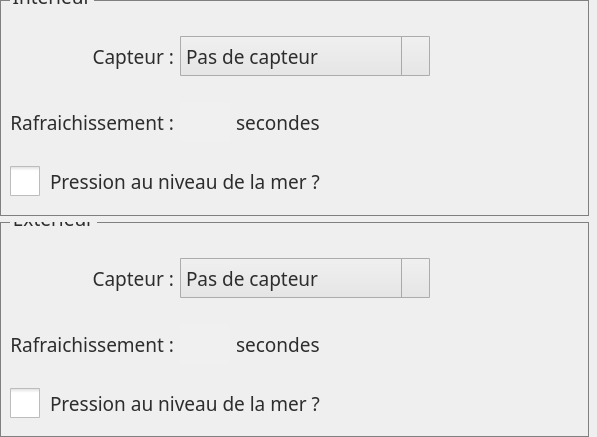
          <widget class="QWidget" name="scrollAreaWidgetContents_1">
           <property name="geometry">
            <rect>
             <x>0</x>
             <y>0</y>
             <width>597</width>
             <height>437</height>
            </rect>
           </property>
           <layout class="QGridLayout" name="gridLayout_15">
            <property name="leftMargin">
             <number>0</number>
            </property>
            <property name="topMargin">
             <number>0</number>
            </property>
            <property name="rightMargin">
             <number>0</number>
            </property>
            <property name="bottomMargin">
             <number>0</number>
            </property>
            <item row="0" column="0">
             <layout class="QVBoxLayout" name="af_vl">
              <item>
               <widget class="QGroupBox" name="af_gb_int">
                <property name="font">
                 <font>
                  <family>Source Sans Pro SemiBold</family>
                  <pointsize>14</pointsize>
                 </font>
                </property>
                <property name="styleSheet">
                 <string notr="true">QGroupBox{
    border: 1px solid grey;
    margin-top: 1.0em;
    margin-right: 8px;
    padding-top: 8px;
}

QGroupBox::title {
    top: -17px;
    left: 10px;
    color: rgb(45,45,45);
}</string>
                </property>
                <property name="title">
                 <string>Intérieur</string>
                </property>
                <layout class="QGridLayout" name="gridLayout_11">
                 <item row="0" column="0">
                  <layout class="QGridLayout" name="gridLayout">
                   <item row="0" column="0">
                    <widget class="QLabel" name="af_gb_int_lb_1">
                     <property name="minimumSize">
                      <size>
                       <width>0</width>
                       <height>60</height>
                      </size>
                     </property>
                     <property name="maximumSize">
                      <size>
                       <width>16777215</width>
                       <height>60</height>
                      </size>
                     </property>
                     <property name="font">
                      <font>
                       <family>Source Sans Pro</family>
                       <pointsize>14</pointsize>
                       <stylestrategy>PreferAntialias</stylestrategy>
                       <kerning>true</kerning>
                      </font>
                     </property>
                     <property name="styleSheet">
                      <string notr="true">QLabel {
    color: rgb(45,45,45);
}</string>
                     </property>
                     <property name="text">
                      <string>Capteur :</string>
                     </property>
                     <property name="alignment">
                      <set>Qt::AlignRight|Qt::AlignTrailing|Qt::AlignVCenter</set>
                     </property>
                     <property name="wordWrap">
                      <bool>true</bool>
                     </property>
                    </widget>
                   </item>
                   <item row="0" column="1">
                    <widget class="QComboBox" name="af_gb_int_cb_1">
                     <property name="minimumSize">
                      <size>
                       <width>250</width>
                       <height>40</height>
                      </size>
                     </property>
                     <property name="maximumSize">
                      <size>
                       <width>250</width>
                       <height>40</height>
                      </size>
                     </property>
                     <property name="font">
                      <font>
                       <family>Source Sans Pro</family>
                       <pointsize>14</pointsize>
                       <weight>50</weight>
                       <bold>false</bold>
                       <stylestrategy>PreferAntialias</stylestrategy>
                       <kerning>true</kerning>
                      </font>
                     </property>
                     <property name="styleSheet">
                      <string notr="true">QComboBox {
    border: 1px solid #acacac;
    border-radius: 1px;
    padding-left: 5px;
    background-color: qlineargradient(x1: 0, y1: 0, x2: 0, y2: 1, stop: 0 #f0f0f0, stop: 1 #e5e5e5);
    color: rgb(45,45,45);
}

QComboBox:disabled {
    background-color:  rgb(200,200,200);
	color: rgb(145,145,145);
}

QComboBox:hover {
    border: 1px solid #7eb4ea;
    border-radius: 1px;
    background-color: qlineargradient(x1: 0, y1: 0, x2: 0, y2: 1, stop: 0 #ecf4fc, stop: 1 #dcecfc);
}

QComboBox::drop-down {
    subcontrol-origin: padding;
    subcontrol-position: top right;
    width: 27px;
    border-left-width: 1px;
    border-left-color: darkgray;
    border-left-style: solid;
    border-top-right-radius: 3px;
    border-bottom-right-radius: 3px;
}

QComboBox::down-arrow {
    image: url(icons/down_arrow_icon.svg); 
    width: 16px;
    height: 16px
}

QComboBox::down-arrow:disabled {
    image: url(icons/down_arrow_icon_deactivated.svg); 
    width: 16px;
    height: 16px
}

QComboBox QAbstractItemView {
    background: #f0f0f0;
    border: 0px solid #f0f0f0;
    outline: 0px;
}

QComboBox QAbstractItemView::item:hover {
    background-color: rgb(200,200,200);
    color: rgb(45,45,45);
    margin: 0px 0px 0px 0px;
}

QComboBox QAbstractItemView::item:selected {
    background-color: rgb(200,200,200);
    color: rgb(45,45,45);
    margin: 0px 0px 0px 0px;
}


QComboBox QAbstractItemView::item {
    margin: 3px 5px 3px 5px;
    color: rgb(45,45,45);
}</string>
                     </property>
                     <item>
                      <property name="text">
                       <string>Pas de capteur</string>
                      </property>
                     </item>
                    </widget>
                   </item>
                   <item row="1" column="0">
                    <widget class="QLabel" name="af_gb_int_lb_2">
                     <property name="minimumSize">
                      <size>
                       <width>0</width>
                       <height>60</height>
                      </size>
                     </property>
                     <property name="maximumSize">
                      <size>
                       <width>16777215</width>
                       <height>60</height>
                      </size>
                     </property>
                     <property name="font">
                      <font>
                       <family>Source Sans Pro</family>
                       <pointsize>14</pointsize>
                       <stylestrategy>PreferAntialias</stylestrategy>
                       <kerning>true</kerning>
                      </font>
                     </property>
                     <property name="styleSheet">
                      <string notr="true">QLabel {
    color: rgb(45,45,45);
}</string>
                     </property>
                     <property name="text">
                      <string>Rafraichissement :</string>
                     </property>
                     <property name="alignment">
                      <set>Qt::AlignRight|Qt::AlignTrailing|Qt::AlignVCenter</set>
                     </property>
                     <property name="wordWrap">
                      <bool>true</bool>
                     </property>
                    </widget>
                   </item>
                   <item row="1" column="1">
                    <layout class="QHBoxLayout" name="horizontalLayout_4">
                     <item>
                      <widget class="QLineEdit" name="af_gb_int_ln_1">
                       <property name="minimumSize">
                        <size>
                         <width>50</width>
                         <height>40</height>
                        </size>
                       </property>
                       <property name="maximumSize">
                        <size>
                         <width>50</width>
                         <height>40</height>
                        </size>
                       </property>
                       <property name="font">
                        <font>
                         <family>Source Sans Pro</family>
                         <pointsize>14</pointsize>
                         <stylestrategy>PreferAntialias</stylestrategy>
                         <kerning>true</kerning>
                        </font>
                       </property>
                       <property name="styleSheet">
                        <string notr="true">QLineEdit {
	border-radius: 3px;
    padding: 1px 4px 1px 4px;
	background-color:  rgb(240, 240, 240);
    color: rgb(45,45,45);
}</string>
                       </property>
                       <property name="text">
                        <string/>
                       </property>
                       <property name="alignment">
                        <set>Qt::AlignRight|Qt::AlignTrailing|Qt::AlignVCenter</set>
                       </property>
                      </widget>
                     </item>
                     <item>
                      <widget class="QLabel" name="af_gb_int_lb_3">
                       <property name="minimumSize">
                        <size>
                         <width>0</width>
                         <height>50</height>
                        </size>
                       </property>
                       <property name="maximumSize">
                        <size>
                         <width>16777215</width>
                         <height>50</height>
                        </size>
                       </property>
                       <property name="font">
                        <font>
                         <family>Source Sans Pro</family>
                         <pointsize>14</pointsize>
                         <stylestrategy>PreferAntialias</stylestrategy>
                         <kerning>true</kerning>
                        </font>
                       </property>
                       <property name="styleSheet">
                        <string notr="true">QLabel {
    color: rgb(45,45,45);
}</string>
                       </property>
                       <property name="text">
                        <string>secondes</string>
                       </property>
                       <property name="alignment">
                        <set>Qt::AlignLeading|Qt::AlignLeft|Qt::AlignVCenter</set>
                       </property>
                      </widget>
                     </item>
                     <item>
                      <widget class="QToolButton" name="af_gb_int_bt_1">
                       <property name="minimumSize">
                        <size>
                         <width>50</width>
                         <height>50</height>
                        </size>
                       </property>
                       <property name="maximumSize">
                        <size>
                         <width>50</width>
                         <height>50</height>
                        </size>
                       </property>
                       <property name="styleSheet">
                        <string notr="true">QToolButton {
	border: 1px solid transparent;
	background-color: transparent;
	width: 27px;
	height: 27px;
}

QToolButton:flat {
	border: none;
}</string>
                       </property>
                       <property name="text">
                        <string/>
                       </property>
                       <property name="icon">
                        <iconset>
                         <normaloff>icons/edit_icon.svg</normaloff>icons/edit_icon.svg</iconset>
                       </property>
                       <property name="iconSize">
                        <size>
                         <width>36</width>
                         <height>36</height>
                        </size>
                       </property>
                      </widget>
                     </item>
                     <item>
                      <spacer name="horizontalSpacer_2">
                       <property name="orientation">
                        <enum>Qt::Horizontal</enum>
                       </property>
                       <property name="sizeHint" stdset="0">
                        <size>
                         <width>40</width>
                         <height>20</height>
                        </size>
                       </property>
                      </spacer>
                     </item>
                    </layout>
                   </item>
                  </layout>
                 </item>
                 <item row="1" column="0">
                  <widget class="QCheckBox" name="af_gb_int_ck_1">
                   <property name="font">
                    <font>
                     <family>Source Sans Pro</family>
                     <pointsize>14</pointsize>
                     <stylestrategy>PreferAntialias</stylestrategy>
                     <kerning>true</kerning>
                    </font>
                   </property>
                   <property name="styleSheet">
                    <string notr="true">QCheckBox {
    spacing: 10px;
    color: rgb(45,45,45);
}

QCheckBox::indicator {
    width: 30px;
    height: 30px;
}

QCheckBox::indicator:unchecked {
    image: url(icons/checkbox_icon_unchecked.svg);
}

QCheckBox::indicator:unchecked:hover {
    image: url(icons/checkbox_icon_unchecked.svg);
}

QCheckBox::indicator:unchecked:pressed {
    image: url(icons/checkbox_icon_unchecked.svg);
}

QCheckBox::indicator:checked {
    image: url(icons/checkbox_icon_checked.svg);
}

QCheckBox::indicator:checked:hover {
    image: url(icons/checkbox_icon_checked.svg);
}

QCheckBox::indicator:checked:pressed {
    image: url(icons/checkbox_icon_checked.svg);
}</string>
                   </property>
                   <property name="text">
                    <string>Pression au niveau de la mer ?</string>
                   </property>
                  </widget>
                 </item>
                </layout>
               </widget>
              </item>
              <item>
               <widget class="QGroupBox" name="af_gb_ext">
                <property name="font">
                 <font>
                  <family>Source Sans Pro SemiBold</family>
                  <pointsize>14</pointsize>
                 </font>
                </property>
                <property name="styleSheet">
                 <string notr="true">QGroupBox{
    border: 1px solid grey;
    margin-top: 1.0em;
    margin-right: 8px;
    padding-top: 8px;
}

QGroupBox::title {
    top: -17px;
    left: 10px;
    color: rgb(45,45,45);
}</string>
                </property>
                <property name="title">
                 <string>Extérieur</string>
                </property>
                <layout class="QGridLayout" name="gridLayout_13">
                 <item row="0" column="0">
                  <layout class="QGridLayout" name="gridLayout_14">
                   <item row="0" column="0">
                    <widget class="QLabel" name="af_gb_ext_lb_1">
                     <property name="minimumSize">
                      <size>
                       <width>0</width>
                       <height>60</height>
                      </size>
                     </property>
                     <property name="maximumSize">
                      <size>
                       <width>16777215</width>
                       <height>60</height>
                      </size>
                     </property>
                     <property name="font">
                      <font>
                       <family>Source Sans Pro</family>
                       <pointsize>14</pointsize>
                       <stylestrategy>PreferAntialias</stylestrategy>
                       <kerning>true</kerning>
                      </font>
                     </property>
                     <property name="styleSheet">
                      <string notr="true">QLabel {
    color: rgb(45,45,45);
}</string>
                     </property>
                     <property name="text">
                      <string>Capteur :</string>
                     </property>
                     <property name="alignment">
                      <set>Qt::AlignRight|Qt::AlignTrailing|Qt::AlignVCenter</set>
                     </property>
                     <property name="wordWrap">
                      <bool>true</bool>
                     </property>
                    </widget>
                   </item>
                   <item row="0" column="1">
                    <widget class="QComboBox" name="af_gb_ext_cb_1">
                     <property name="minimumSize">
                      <size>
                       <width>250</width>
                       <height>40</height>
                      </size>
                     </property>
                     <property name="maximumSize">
                      <size>
                       <width>250</width>
                       <height>40</height>
                      </size>
                     </property>
                     <property name="font">
                      <font>
                       <family>Source Sans Pro</family>
                       <pointsize>14</pointsize>
                       <weight>50</weight>
                       <bold>false</bold>
                       <stylestrategy>PreferAntialias</stylestrategy>
                       <kerning>true</kerning>
                      </font>
                     </property>
                     <property name="styleSheet">
                      <string notr="true">QComboBox {
    border: 1px solid #acacac;
    border-radius: 1px;
    padding-left: 5px;
    background-color: qlineargradient(x1: 0, y1: 0, x2: 0, y2: 1, stop: 0 #f0f0f0, stop: 1 #e5e5e5);
    color: rgb(45,45,45);
}

QComboBox:disabled {
    background-color:  rgb(200,200,200);
	color: rgb(145,145,145);
}

QComboBox:hover {
    border: 1px solid #7eb4ea;
    border-radius: 1px;
    background-color: qlineargradient(x1: 0, y1: 0, x2: 0, y2: 1, stop: 0 #ecf4fc, stop: 1 #dcecfc);
}

QComboBox::drop-down {
    subcontrol-origin: padding;
    subcontrol-position: top right;
    width: 27px;
    border-left-width: 1px;
    border-left-color: darkgray;
    border-left-style: solid;
    border-top-right-radius: 3px;
    border-bottom-right-radius: 3px;
}

QComboBox::down-arrow {
    image: url(icons/down_arrow_icon.svg); 
    width: 16px;
    height: 16px
}

QComboBox::down-arrow:disabled {
    image: url(icons/down_arrow_icon_deactivated.svg); 
    width: 16px;
    height: 16px
}

QComboBox QAbstractItemView {
    background: #f0f0f0;
    border: 0px solid #f0f0f0;
    outline: 0px;
}

QComboBox QAbstractItemView::item:hover {
    background-color: rgb(200,200,200);
    color: rgb(45,45,45);
    margin: 0px 0px 0px 0px;
}

QComboBox QAbstractItemView::item:selected {
    background-color: rgb(200,200,200);
    color: rgb(45,45,45);
    margin: 0px 0px 0px 0px;
}


QComboBox QAbstractItemView::item {
    margin: 3px 5px 3px 5px;
    color: rgb(45,45,45);
}</string>
                     </property>
                     <item>
                      <property name="text">
                       <string>Pas de capteur</string>
                      </property>
                     </item>
                    </widget>
                   </item>
                   <item row="1" column="0">
                    <widget class="QLabel" name="af_gb_ext_lb_2">
                     <property name="minimumSize">
                      <size>
                       <width>0</width>
                       <height>60</height>
                      </size>
                     </property>
                     <property name="maximumSize">
                      <size>
                       <width>16777215</width>
                       <height>60</height>
                      </size>
                     </property>
                     <property name="font">
                      <font>
                       <family>Source Sans Pro</family>
                       <pointsize>14</pointsize>
                       <stylestrategy>PreferAntialias</stylestrategy>
                       <kerning>true</kerning>
                      </font>
                     </property>
                     <property name="styleSheet">
                      <string notr="true">QLabel {
    color: rgb(45,45,45);
}</string>
                     </property>
                     <property name="text">
                      <string>Rafraichissement :</string>
                     </property>
                     <property name="alignment">
                      <set>Qt::AlignRight|Qt::AlignTrailing|Qt::AlignVCenter</set>
                     </property>
                     <property name="wordWrap">
                      <bool>true</bool>
                     </property>
                    </widget>
                   </item>
                   <item row="1" column="1">
                    <layout class="QHBoxLayout" name="horizontalLayout_5">
                     <item>
                      <widget class="QLineEdit" name="af_gb_ext_ln_1">
                       <property name="minimumSize">
                        <size>
                         <width>50</width>
                         <height>40</height>
                        </size>
                       </property>
                       <property name="maximumSize">
                        <size>
                         <width>50</width>
                         <height>40</height>
                        </size>
                       </property>
                       <property name="font">
                        <font>
                         <family>Source Sans Pro</family>
                         <pointsize>14</pointsize>
                         <stylestrategy>PreferAntialias</stylestrategy>
                         <kerning>true</kerning>
                        </font>
                       </property>
                       <property name="styleSheet">
                        <string notr="true">QLineEdit {
	border-radius: 3px;
    padding: 1px 4px 1px 4px;
	background-color:  rgb(240, 240, 240);
    color: rgb(45,45,45);
}</string>
                       </property>
                       <property name="text">
                        <string/>
                       </property>
                       <property name="alignment">
                        <set>Qt::AlignRight|Qt::AlignTrailing|Qt::AlignVCenter</set>
                       </property>
                      </widget>
                     </item>
                     <item>
                      <widget class="QLabel" name="af_gb_ext_lb_3">
                       <property name="minimumSize">
                        <size>
                         <width>0</width>
                         <height>50</height>
                        </size>
                       </property>
                       <property name="maximumSize">
                        <size>
                         <width>16777215</width>
                         <height>50</height>
                        </size>
                       </property>
                       <property name="font">
                        <font>
                         <family>Source Sans Pro</family>
                         <pointsize>14</pointsize>
                         <stylestrategy>PreferAntialias</stylestrategy>
                         <kerning>true</kerning>
                        </font>
                       </property>
                       <property name="styleSheet">
                        <string notr="true">QLabel {
    color: rgb(45,45,45);
}</string>
                       </property>
                       <property name="text">
                        <string>secondes</string>
                       </property>
                       <property name="alignment">
                        <set>Qt::AlignLeading|Qt::AlignLeft|Qt::AlignVCenter</set>
                       </property>
                      </widget>
                     </item>
                     <item>
                      <widget class="QToolButton" name="af_gb_ext_bt_1">
                       <property name="minimumSize">
                        <size>
                         <width>50</width>
                         <height>50</height>
                        </size>
                       </property>
                       <property name="maximumSize">
                        <size>
                         <width>50</width>
                         <height>50</height>
                        </size>
                       </property>
                       <property name="styleSheet">
                        <string notr="true">QToolButton {
	border: 1px solid transparent;
	background-color: transparent;
	width: 27px;
	height: 27px;
}

QToolButton:flat {
	border: none;
}</string>
                       </property>
                       <property name="text">
                        <string/>
                       </property>
                       <property name="icon">
                        <iconset>
                         <normaloff>icons/edit_icon.svg</normaloff>icons/edit_icon.svg</iconset>
                       </property>
                       <property name="iconSize">
                        <size>
                         <width>36</width>
                         <height>36</height>
                        </size>
                       </property>
                      </widget>
                     </item>
                     <item>
                      <spacer name="horizontalSpacer_3">
                       <property name="orientation">
                        <enum>Qt::Horizontal</enum>
                       </property>
                       <property name="sizeHint" stdset="0">
                        <size>
                         <width>40</width>
                         <height>20</height>
                        </size>
                       </property>
                      </spacer>
                     </item>
                    </layout>
                   </item>
                  </layout>
                 </item>
                 <item row="1" column="0">
                  <widget class="QCheckBox" name="af_gb_ext_ck_1">
                   <property name="font">
                    <font>
                     <family>Source Sans Pro</family>
                     <pointsize>14</pointsize>
                     <stylestrategy>PreferAntialias</stylestrategy>
                     <kerning>true</kerning>
                    </font>
                   </property>
                   <property name="styleSheet">
                    <string notr="true">QCheckBox {
    spacing: 10px;
    color: rgb(45,45,45);
}

QCheckBox::indicator {
    width: 30px;
    height: 30px;
}

QCheckBox::indicator:unchecked {
    image: url(icons/checkbox_icon_unchecked.svg);
}

QCheckBox::indicator:unchecked:hover {
    image: url(icons/checkbox_icon_unchecked.svg);
}

QCheckBox::indicator:unchecked:pressed {
    image: url(icons/checkbox_icon_unchecked.svg);
}

QCheckBox::indicator:checked {
    image: url(icons/checkbox_icon_checked.svg);
}

QCheckBox::indicator:checked:hover {
    image: url(icons/checkbox_icon_checked.svg);
}

QCheckBox::indicator:checked:pressed {
    image: url(icons/checkbox_icon_checked.svg);
}</string>
                   </property>
                   <property name="text">
                    <string>Pression au niveau de la mer ?</string>
                   </property>
                  </widget>
                 </item>
                </layout>
               </widget>
              </item>
             </layout>
            </item>
           </layout>
          </widget>
